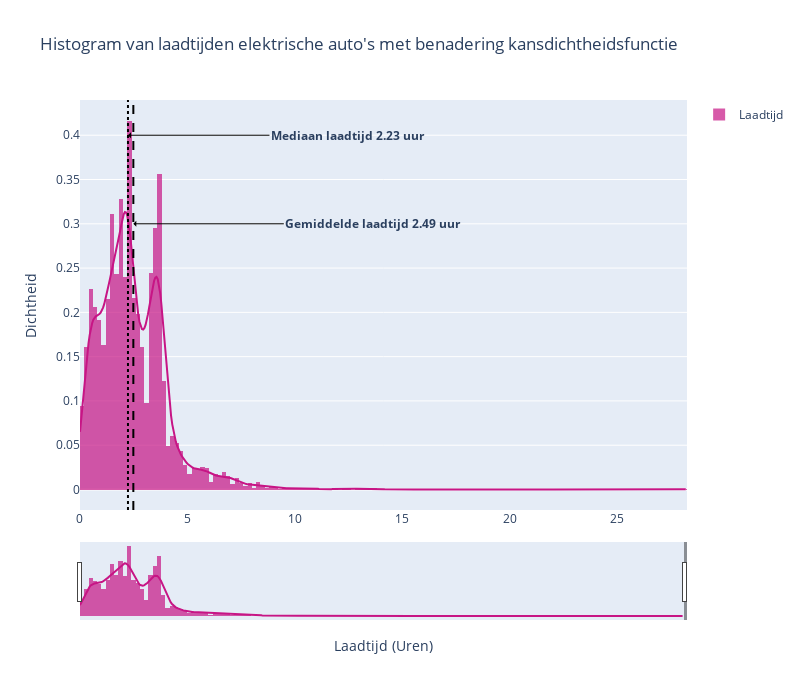

Notebook code cell kept with this figure:
### Code cell
import plotly.express as px
import plotly.figure_factory as ff
import numpy as np

# #Titles aanpassen, aantal laadsessies en slider toevoegen
# #fig = px.histogram(laadpaal_cleaned, x="ChargeTime", title = "Histogram van de laadtijd", 
#                    labels={"ChargeTime": "Laadtijd (Uren)"}, 
#                    color_discrete_sequence = ['firebrick'], opacity = 0.8, 
#                    marginal= "rug"
#                    )

x = [laadpaal_cleaned["ChargeTime"]]
group_labels = ['Laadtijd']
colors = ['mediumvioletred']

fig = ff.create_distplot(x, group_labels, colors=colors, show_rug=False, bin_size=0.2)

#Annotaties en lijntjes van de mean en median
fig.add_vline(x=mean_charge_time, line_color="black", line_dash="dash")
fig.add_annotation(x=mean_charge_time, y=0.3, text="<b>Gemiddelde laadtijd 2.49 uur</b>", 
                   showarrow=True, arrowhead=1, arrowcolor='black', ax=240, ay=0)

fig.add_vline(x=median_charge_time, line_color="black", line_dash="dot")
fig.add_annotation(x=median_charge_time, y=0.4, text="<b>Mediaan laadtijd 2.23 uur</b>", 
                   showarrow=True, arrowhead=1, arrowcolor='black', ax=220, ay=0)

#fig.update_layout(title='Dist Plot')

fig.update_layout(
    title="Histogram van laadtijden elektrische auto's met benadering kansdichtheidsfunctie",
    autosize=False,
    width=800,
    height=700,
    xaxis_title= "Laadtijd (Uren)",
    yaxis_title= "Dichtheid",
    xaxis=dict(
        range=[min(laadpaal_cleaned["ChargeTime"]), max(laadpaal_cleaned["ChargeTime"])],
        rangemode='normal', rangeselector=dict(
            buttons=list([
                dict(count=0, label='0', step='hour', stepmode='backward'),
                dict(count=10, label='10', step='hour', stepmode='backward'),
                dict(count=20, label='20', step='hour', stepmode='backward'),
                dict(count=30, label='30', step='hour', stepmode='backward'),
                dict(count=40, label='40', step='hour', stepmode='backward'),
                dict(step='all')
            ])
        ),
        rangeslider=dict(
            visible=True
        ),
        type="linear"
    )
)

fig.show()

### Figure 1 — Plotly figure (JSON) as saved in the notebook; plotly's stock layout.template omitted (floating-point values rounded to 4 significant figures; data arrays with more than 128 entries replaced by an {"elided": "..."} marker saying what was removed)
{"data": [{"autobinx": false, "histnorm": "probability density", "legendgroup": "Laadtijd", "marker": {"color": "mediumvioletred"}, "name": "Laadtijd", "opacity": 0.7, "type": "histogram", "x": {"elided": "10021 float values"}, "xaxis": "x", "xbins": {"end": 28.25, "size": 0.2, "start": 0.0011}, "yaxis": "y"}, {"legendgroup": "Laadtijd", "marker": {"color": "mediumvioletred"}, "mode": "lines", "name": "Laadtijd", "showlegend": false, "type": "scatter", "x": {"elided": "500 float values"}, "xaxis": "x", "y": {"elided": "500 float values"}, "yaxis": "y"}], "layout": {"annotations": [{"arrowcolor": "black", "arrowhead": 1, "ax": 240, "ay": 0, "showarrow": true, "text": "<b>Gemiddelde laadtijd 2.49 uur</b>", "x": 2.484, "y": 0.3}, {"arrowcolor": "black", "arrowhead": 1, "ax": 220, "ay": 0, "showarrow": true, "text": "<b>Mediaan laadtijd 2.23 uur</b>", "x": 2.234, "y": 0.4}], "autosize": false, "barmode": "overlay", "height": 700, "hovermode": "closest", "legend": {"traceorder": "reversed"}, "shapes": [{"line": {"color": "black", "dash": "dash"}, "type": "line", "x0": 2.484, "x1": 2.484, "xref": "x", "y0": 0, "y1": 1, "yref": "y domain"}, {"line": {"color": "black", "dash": "dot"}, "type": "line", "x0": 2.234, "x1": 2.234, "xref": "x", "y0": 0, "y1": 1, "yref": "y domain"}], "title": {"text": "Histogram van laadtijden elektrische auto's met benadering kansdichtheidsfunctie"}, "width": 800, "xaxis": {"anchor": "y2", "domain": [0, 1], "range": [0.0011, 28.25], "rangemode": "normal", "rangeselector": {"buttons": [{"count": 0, "label": "0", "step": "hour", "stepmode": "backward"}, {"count": 10, "label": "10", "step": "hour", "stepmode": "backward"}, {"count": 20, "label": "20", "step": "hour", "stepmode": "backward"}, {"count": 30, "label": "30", "step": "hour", "stepmode": "backward"}, {"count": 40, "label": "40", "step": "hour", "stepmode": "backward"}, {"step": "all"}]}, "rangeslider": {"visible": true}, "title": {"text": "Laadtijd (Uren)"}, "type": "linear", "zeroline": false}, "yaxis": {"anchor": "free", "domain": [0, 1], "position": 0, "title": {"text": "Dichtheid"}}}}
